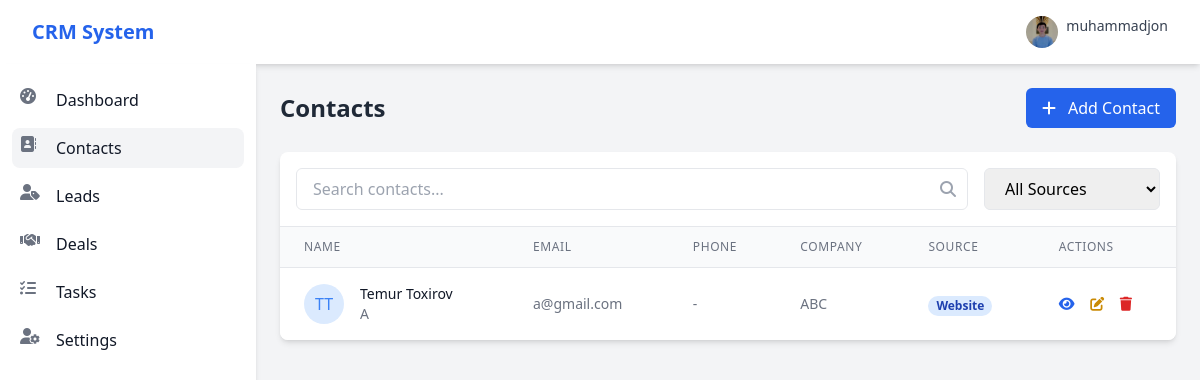
Screenshot of /contacts/ (signed in) with the database file from the repository.
### accounts/models.py (models this page shows, shortened)
class Profile(models.Model):
    user = models.OneToOneField(User, on_delete=models.CASCADE)
    bio = models.TextField(max_length=500, blank=True)
    phone_number = models.CharField(max_length=20, blank=True)
    position = models.CharField(max_length=100, blank=True)
    profile_image = models.ImageField(upload_to='profile_pics', default='default.jpg')

### contacts/models.py (models this page shows, shortened)
class Contact(models.Model):
    LEAD_SOURCE_CHOICES = [
        ('website', 'Website'),
        ('referral', 'Referral'),
        ('social_media', 'Social Media'),
        ('email', 'Email Campaign'),
        ('other', 'Other'),
    ]
    first_name = models.CharField(max_length=100)
    last_name = models.CharField(max_length=100)
    email = models.EmailField(unique=True)
    phone = models.CharField(max_length=15, blank=True, null=True)
    company = models.CharField(max_length=100, blank=True, null=True)
    position = models.CharField(max_length=100, blank=True, null=True)
    address = models.TextField(blank=True, null=True)
    source = models.CharField(max_length=20, choices=LEAD_SOURCE_CHOICES, default='other')
    notes = models.TextField(blank=True, null=True)
    assigned_to = models.ForeignKey(User, on_delete=models.SET_NULL, null=True, blank=True,
                                    related_name='assigned_contacts')
    created_by = models.ForeignKey(User, on_delete=models.CASCADE, related_name='created_contacts')
    created_at = models.DateTimeField(auto_now_add=True)
    updated_at = models.DateTimeField(auto_now=True)
    class Meta:
        ordering = ['-created_at']

### contacts/views.py (the view)
# urls.py: path('', views.contact_list, name='contact_list'),
@login_required
def contact_list(request):
    contacts = Contact.objects.all()
    return render(request, 'contacts/contact_list.html', {'contacts': contacts})

### templates/contacts/contact_list.html (shortened to what this page needs)
{% extends 'base.html' %}
{% block content %}
<div class="container mx-auto">
    <div class="flex justify-between items-center mb-6">
        <h1 class="text-2xl font-semibold text-gray-800">Contacts</h1>
        <a href="{% url 'contact_create' %}" class="bg-blue-600 hover:bg-blue-700 text-white font-medium py-2 px-4 rounded-md">
            <i class="fas fa-plus mr-2"></i> Add Contact
        </a>
    </div>
    <div class="bg-white shadow-md rounded-lg overflow-hidden">
        <div class="p-4 border-b">
            <div class="flex items-center">
                <div class="relative flex-grow">
                    <input type="text" id="search" placeholder="Search contacts..." class="w-full px-4 py-2 border rounded-md focus:outline-none focus:ring-2 focus:ring-blue-500">
                    <div class="absolute inset-y-0 right-0 flex items-center pr-3 pointer-events-none">
                    </div>
                </div>
                <div class="ml-4">
                    <select id="filter" class="px-4 py-2 border rounded-md focus:outline-none focus:ring-2 focus:ring-blue-500">
                        <option value="">All Sources</option>
                    </select>
                </div>
            </div>
        </div>
        {% if contacts %}
            <div class="overflow-x-auto">
                <table class="min-w-full divide-y divide-gray-200">
                    <thead class="bg-gray-50">
                        <tr>
                            <th class="px-6 py-3 text-left text-xs font-medium text-gray-500 uppercase tracking-wider">Name</th>
                            <th class="px-6 py-3 text-left text-xs font-medium text-gray-500 uppercase tracking-wider">Email</th>
                            <th class="px-6 py-3 text-left text-xs font-medium text-gray-500 uppercase tracking-wider">Phone</th>
                            <th class="px-6 py-3 text-left text-xs font-medium text-gray-500 uppercase tracking-wider">Company</th>
                            <th class="px-6 py-3 text-left text-xs font-medium text-gray-500 uppercase tracking-wider">Source</th>
                            <th class="px-6 py-3 text-left text-xs font-medium text-gray-500 uppercase tracking-wider">Actions</th>
                        </tr>
                    </thead>
                    <tbody class="bg-white divide-y divide-gray-200">
                        {% for contact in contacts %}
                            <tr>
                                <td class="px-6 py-4 whitespace-nowrap">
                                    <div class="flex items-center">
                                        <div class="flex-shrink-0 h-10 w-10 rounded-full bg-blue-100 flex items-center justify-center text-blue-500">
                                            {{ contact.first_name|first|upper }}{{ contact.last_name|first|upper }}
                                        </div>
                                        <div class="ml-4">
                                            <div class="text-sm font-medium text-gray-900">
                                                <a href="{% url 'contact_detail' contact.id %}">{{ contact.first_name }} {{ contact.last_name }}</a>
                                            </div>
                                            <div class="text-sm text-gray-500">{{ contact.position }}</div>
                                        </div>
                                    </div>
                                </td>
                                <td class="px-6 py-4 whitespace-nowrap text-sm text-gray-500">{{ contact.email }}</td>
                                <td class="px-6 py-4 whitespace-nowrap text-sm text-gray-500">{{ contact.phone|default:"-" }}</td>
                                <td class="px-6 py-4 whitespace-nowrap text-sm text-gray-500">{{ contact.company|default:"-" }}</td>
                                <td class="px-6 py-4 whitespace-nowrap">
                                    <span class="px-2 inline-flex text-xs leading-5 font-semibold rounded-full
                                        {% if contact.source == 'website' %}bg-blue-100 text-blue-800
                                        {% elif contact.source == 'referral' %}bg-green-100 text-green-800
                                        {% elif contact.source == 'social_media' %}bg-purple-100 text-purple-800
                                        {% elif contact.source == 'email' %}bg-yellow-100 text-yellow-800
                                        {% else %}bg-gray-100 text-gray-800
                                        {% endif %}">
                                        {{ contact.get_source_display }}
                                    </span>
                                </td>
                                <td class="px-6 py-4 whitespace-nowrap text-sm font-medium">
                                    <a href="{% url 'contact_detail' contact.id %}" class="text-blue-600 hover:text-blue-900 mr-3">
                                        <i class="fas fa-eye"></i>
                                    </a>
                                    <a href="{% url 'contact_update' contact.id %}" class="text-yellow-600 hover:text-yellow-900 mr-3">
                                        <i class="fas fa-edit"></i>
                                    </a>
                                    <a href="{% url 'contact_delete' contact.id %}" class="text-red-600 hover:text-red-900">
                                        <i class="fas fa-trash"></i>
                                    </a>
                                </td>
                            </tr>
                        {% endfor %}
                    </tbody>
                </table>
            </div>
        {% else %}
            <div class="p-6 text-center">
                <p class="text-gray-500">No contacts found. <a href="{% url 'contact_create' %}" class="text-blue-600 hover:underline">Add your first contact</a>.</p>
            </div>
        {% endif %}
    </div>
</div>
{% endblock %}

### templates/includes/navbar.html (shortened to what this page needs)
<nav class="bg-white shadow-md">
    <div class="max-w-7xl mx-auto px-4 sm:px-6 lg:px-8">
        <div class="flex justify-between h-16">
            <div class="flex items-center">
                <div class="flex-shrink-0 flex items-center">
                    <a href="{% url 'dashboard' %}" class="text-xl font-bold text-blue-600">CRM System</a>
                </div>
            </div>
            <div class="flex items-center">
                <div class="ml-3 relative">
                    <div>
                        <button type="button" class="flex text-sm rounded-full focus:outline-none" id="user-menu-button" aria-expanded="false" aria-haspopup="true">
                            {% if user.profile.profile_image %}
                                <img class="h-8 w-8 rounded-full object-cover" src="{{ user.profile.profile_image.url }}" alt="{{ user.username }}">
                            {% else %}
                                <div class="h-8 w-8 rounded-full bg-blue-500 flex items-center justify-center text-white">
                                    {{ user.username|first|upper }}
                                </div>
                            {% endif %}
                            <span class="ml-2 text-gray-700 hidden sm:block">{{ user.username }}</span>
                        </button>
                    </div>
                </div>
            </div>
        </div>
    </div>
</nav>

### rows the page displays
Contact: first_name|first "T", last_name|first "T", first_name "Temur", last_name "Toxirov", position "A", email "a@gmail.com", phone "-", company "ABC", source "Website"

### other values shown
{{ user.username }} "muhammadjon"
